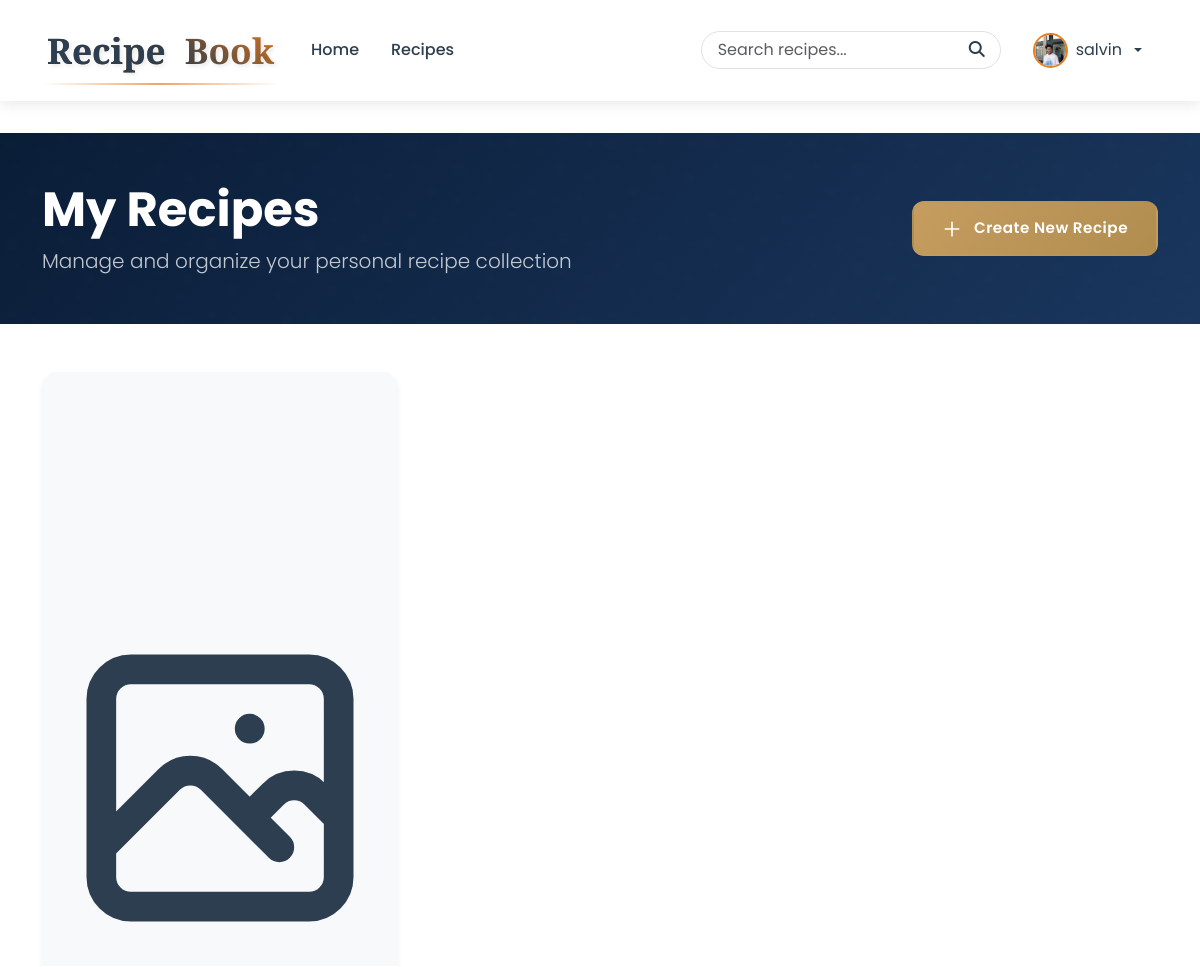
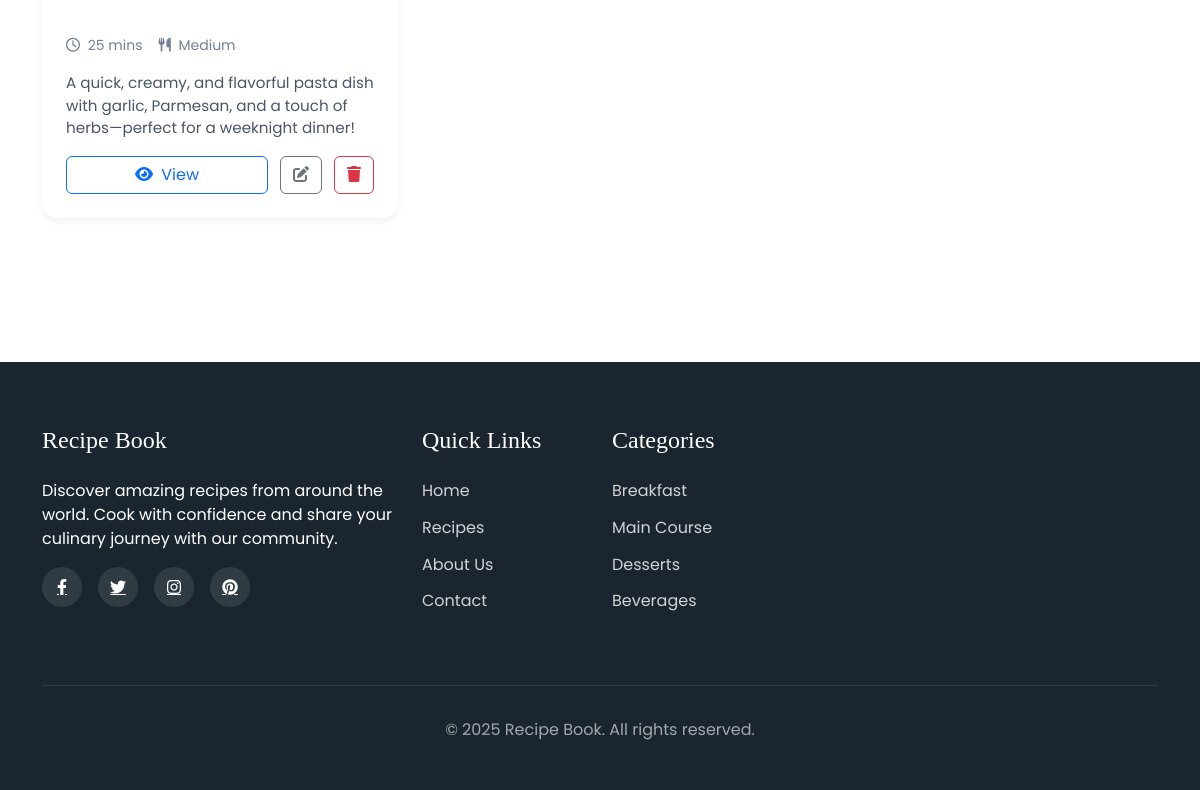
The app's page /recipes/my-recipes/ (signed in) with its own data (2 pictures, top to bottom).
### recipes/models.py (models this page shows, shortened)
class Profile(models.Model):
    user = models.OneToOneField(User, on_delete=models.CASCADE)
    profile_picture = models.ImageField(upload_to='profile_pics', default='default.jpg')
    bio = models.TextField(max_length=500, blank=True)
    location = models.CharField(max_length=100, blank=True)

class Recipe(models.Model):
    DIFFICULTY_CHOICES = (
        ('easy', 'Easy'),
        ('medium', 'Medium'),
        ('hard', 'Hard'),
    )
    CATEGORY_CHOICES = (
        ('breakfast', 'Breakfast'),
        ('lunch', 'Lunch'),
        ('dinner', 'Dinner'),
        ('dessert', 'Dessert'),
        ('snack', 'Snack'),
        ('beverage', 'Beverage'),
        ('other', 'Other'),
    )
    user = models.ForeignKey(User, on_delete=models.CASCADE, related_name='recipes')
    name = models.CharField(max_length=200)
    description = models.TextField(blank=True)
    preparation_steps = models.TextField()
    preparation_time = models.PositiveIntegerField(help_text="Time in minutes")
    cooking_time = models.PositiveIntegerField(help_text="Time in minutes")
    difficulty = models.CharField(max_length=10, choices=DIFFICULTY_CHOICES, default='medium')
    category = models.CharField(max_length=20, choices=CATEGORY_CHOICES, default='other')
    servings = models.PositiveIntegerField(default=4)
    view_count = models.PositiveIntegerField(default=0)
    created_at = models.DateTimeField(auto_now_add=True)
    updated_at = models.DateTimeField(auto_now=True)
    def total_time(self):
        return self.preparation_time + self.cooking_time

### recipes/views.py (the view)
# urls.py: path('my-recipes/', views.MyRecipesView.as_view(), name='my_recipes'),
class MyRecipesView(LoginRequiredMixin, ListView):
    model = Recipe
    template_name = 'recipes/my_recipes.html'
    context_object_name = 'user_recipes'
    paginate_by = 12
    def get_queryset(self):
        return Recipe.objects.filter(user=self.request.user).order_by('-created_at')
    def get_context_data(self, **kwargs):
        context = super().get_context_data(**kwargs)
        context['total_recipes'] = self.get_queryset().count()
        return context

### recipes/templates/recipes/my_recipes.html (shortened to what this page needs)
{% extends 'base.html' %}
{% load static %}
{% block content %}
<section class="page-header">
    <div class="container">
        <div class="d-flex justify-content-between align-items-center flex-wrap gap-3">
            <div>
                <h1 class="display-5 fw-bold mb-2">My Recipes</h1>
                <p class="lead mb-0 opacity-75">Manage and organize your personal recipe collection</p>
            </div>
            <a href="{% url 'recipes:recipe-create' %}" class="btn-create">
                <svg class="w-5 h-5" fill="none" stroke="currentColor" viewBox="0 0 24 24">
                    <path stroke-linecap="round" stroke-linejoin="round" stroke-width="2" d="M12 4v16m8-8H4"></path>
                </svg>
                <span class="btn-create-text">Create New Recipe</span>
            </a>
        </div>
    </div>
</section>
<div class="container pb-5">
    {% if user_recipes %}
        <div class="row g-4">
            {% for recipe in user_recipes %}
                <div class="col-12 col-md-6 col-lg-4">
                    <article class="recipe-card">
                        <div class="recipe-image-container">
                            {% if recipe.image %}
                                <img src="{{ recipe.image.url }}" alt="{{ recipe.title }}" class="recipe-image">
                            {% else %}
                                <div class="h-100 d-flex align-items-center justify-content-center">
                                </div>
                            {% endif %}
                        </div>
                        <div class="recipe-content">
                            <div class="recipe-meta">
                                <span>
                                    <i class="far fa-clock me-1"></i>
                                    {{ recipe.total_time }} mins
                                </span>
                                <span>
                                    <i class="fas fa-utensils me-1"></i>
                                    {{ recipe.get_difficulty_display }}
                                </span>
                            </div>
                            <p class="recipe-description">{{ recipe.description|truncatechars:120 }}</p>
                            <div class="recipe-actions">
                                <a href="{% url 'recipes:recipe-detail' recipe.id %}" class="btn btn-outline-primary flex-grow-1">
                                    <i class="fas fa-eye me-1"></i> View
                                </a>
                                <a href="{% url 'recipes:recipe-update' recipe.id %}" class="btn btn-outline-secondary">
                                    <i class="fas fa-edit"></i>
                                </a>
                                <a href="{% url 'recipes:recipe-delete' recipe.id %}" class="btn btn-outline-danger"
                                   onclick="return confirm('Are you sure you want to delete this recipe?')">
                                    <i class="fas fa-trash"></i>
                                </a>
                            </div>
                        </div>
                    </article>
                </div>
            {% endfor %}
        </div>
    {% endif %}
</div>
{% endblock %}

### recipes/templates/recipes/base.html (shortened to what this page needs)
<!DOCTYPE html>
<html lang="en">
<head>
    <link href="https://cdn.jsdelivr.net/npm/bootstrap@5.3.2/dist/css/bootstrap.min.css" rel="stylesheet">
    <link rel="stylesheet" href="https://cdnjs.cloudflare.com/ajax/libs/font-awesome/6.4.0/css/all.min.css">
</head>
<body>
    <nav class="navbar navbar-expand-lg sticky-top">
        <div class="container">
            <a class="navbar-brand" href="{% url 'recipes:home' %}">
                <span class="brand-text">Recipe</span>
                <span class="brand-text">Book</span>
            </a>
            <div class="collapse navbar-collapse" id="navbarContent">
                <ul class="navbar-nav me-auto mb-2 mb-lg-0">
                    <li class="nav-item">
                        <a class="nav-link" href="{% url 'recipes:home' %}">Home</a>
                    </li>
                    <li class="nav-item">
                        <a class="nav-link" href="{% url 'recipes:recipe-list' %}">Recipes</a>
                    </li>
                </ul>
                <form class="search-form d-flex me-3" action="{% url 'recipes:search' %}" method="get">
                    <input class="form-control" type="search" placeholder="Search recipes..." name="q" aria-label="Search">
                    <button type="submit">
                        <i class="fas fa-search"></i>
                    </button>
                </form>
                {% if user.is_authenticated %}
                <div class="nav-item dropdown">
                    <div class="user-menu dropdown-toggle" data-bs-toggle="dropdown">
                        {% if user.profile.profile_picture %}
                            <img src="{{ user.profile.profile_picture.url }}" alt="Profile" class="user-profile-img">
                        {% else %}
                            <img src="https://via.placeholder.com/35" alt="Profile" class="user-profile-img">
                        {% endif %}
                        <span>{{ user.username }}</span>
                    </div>
                </div>
                {% else %}
                <div class="nav-item">
                    <a class="nav-link" href="{% url 'recipes:login' %}">Login</a>
                </div>
                {% endif %}
            </div>
        </div>
    </nav>
    <div class="content-wrapper">
        {% block content %}{% endblock %}
    </div>
    <footer class="footer">
        <div class="container">
            <div class="row">
                <div class="col-lg-4 mb-4">
                    <h3 class="footer-heading">Recipe Book</h3>
                    <p>Discover amazing recipes from around the world. Cook with confidence and share your culinary journey with our community.</p>
                    <div class="social-links">
                        <a href="https://www.facebook.com/share/1ASSrrPQkd/"><i class="fab fa-facebook-f"></i></a>
                        <a href="https://www.threads.com/?hl=en"><i class="fab fa-twitter"></i></a>
                        <a href="https://www.instagram.com/_arjuntanil?igsh=Nno0aHhxY3Rid2Jk"><i class="fab fa-instagram"></i></a>
                        <a href="https://in.pinterest.com/"><i class="fab fa-pinterest"></i></a>
                    </div>
                </div>
                <div class="col-lg-2 col-md-6 mb-4">
                    <h4 class="footer-heading">Quick Links</h4>
                    <ul class="footer-links">
                        <li><a href="{% url 'recipes:home' %}">Home</a></li>
                        <li><a href="{% url 'recipes:recipe-list' %}">Recipes</a></li>
                        <li><a href="#">About Us</a></li>
                        <li><a href="mailto:arjuntanil123@gmail.com">Contact</a></li>
                    </ul>
                </div>
                <div class="col-lg-3 col-md-6 mb-4">
                    <h4 class="footer-heading">Categories</h4>
                    <ul class="footer-links">
                        <li><a href="#">Breakfast</a></li>
                        <li><a href="#">Main Course</a></li>
                        <li><a href="#">Desserts</a></li>
                        <li><a href="#">Beverages</a></li>
                    </ul>
                </div>
            </div>
            <div class="copyright">
                <p>&copy; {% now "Y" %} Recipe Book. All rights reserved.</p>
            </div>
        </div>
    </footer>
</body>
</html>

### recipes/templates/recipes/base.html (style rules this page uses)
:root { --primary-color: #2c3e50; --accent-color: #e67e22; --gold-color: #ffd700; --text-color: #2c3e50; --light-bg: #f8f9fa; --footer-bg: #1a252f; }
body { font-family: 'Poppins', sans-serif; color: var(--text-color); }
.navbar { background-color: white; box-shadow: 0 2px 15px rgba(0,0,0,0.1); padding: 1rem 0; }
.navbar-brand { font-family: 'Cinzel', serif; font-weight: 600; font-size: 2.2rem; position: relative; padding: 0.5rem 0; text-transform: capitalize; transition: all 0.3s ease; text-shadow: 2px 2px 4px rgba(0,0,0,0.1); }
.navbar-brand span.brand-text { background: linear-gradient(45deg, #2c3e50, #e67e22); -webkit-background-clip: text; background-clip: text; -webkit-text-fill-color: transparent; display: inline-block; padding: 0 5px; }
.navbar-brand span.brand-text:first-child { color: var(--primary-color); -webkit-text-fill-color: initial; font-weight: 700; }
.navbar-brand::before { content: ''; position: absolute; bottom: 0; left: 0; width: 100%; height: 2px; background: linear-gradient(90deg, transparent 0%, var(--accent-color) 50%, transparent 100% ); opacity: 0.7; }
.nav-link { font-weight: 500; color: var(--primary-color) !important; transition: color 0.3s ease; padding: 0.5rem 1rem !important; }
.user-menu { display: flex; align-items: center; gap: 0.5rem; cursor: pointer; padding: 0.5rem 1rem; border-radius: 50px; transition: all 0.3s ease; }
.user-profile-img { width: 35px; height: 35px; border-radius: 50%; object-fit: cover; border: 2px solid var(--accent-color); }
.search-form { position: relative; max-width: 300px; }
.search-form input { border-radius: 50px; padding-left: 1rem; padding-right: 2.5rem; border: 1px solid #dee2e6; }
.search-form button { position: absolute; right: 10px; top: 50%; transform: translateY(-50%); border: none; background: none; color: var(--primary-color); }
.footer { background-color: var(--footer-bg); color: white; padding: 4rem 0 2rem; margin-top: 4rem; }
.footer-heading { font-family: 'Playfair Display', serif; font-size: 1.5rem; margin-bottom: 1.5rem; }
.footer-links { list-style: none; padding: 0; }
.footer-links li { margin-bottom: 0.8rem; }
.footer-links a { color: rgba(255,255,255,0.8); text-decoration: none; transition: color 0.3s ease; }
.social-links { display: flex; gap: 1rem; margin-top: 1rem; }
.social-links a { color: white; background-color: rgba(255,255,255,0.1); width: 40px; height: 40px; display: flex; align-items: center; justify-content: center; border-radius: 50%; transition: all 0.3s ease; }
.copyright { text-align: center; padding-top: 2rem; margin-top: 2rem; border-top: 1px solid rgba(255,255,255,0.1); color: rgba(255,255,255,0.6); }
.content-wrapper { min-height: calc(100vh - 400px); padding: 2rem 0; }

### records on screen
Recipe: total_time "25", difficulty "Medium", description "A quick, creamy, and flavorful pasta dish with garlic, Parmesan, and a touch of herbs—perfect for a weeknight dinner!"

### other values on screen
{{ user.username }} "salvin"
